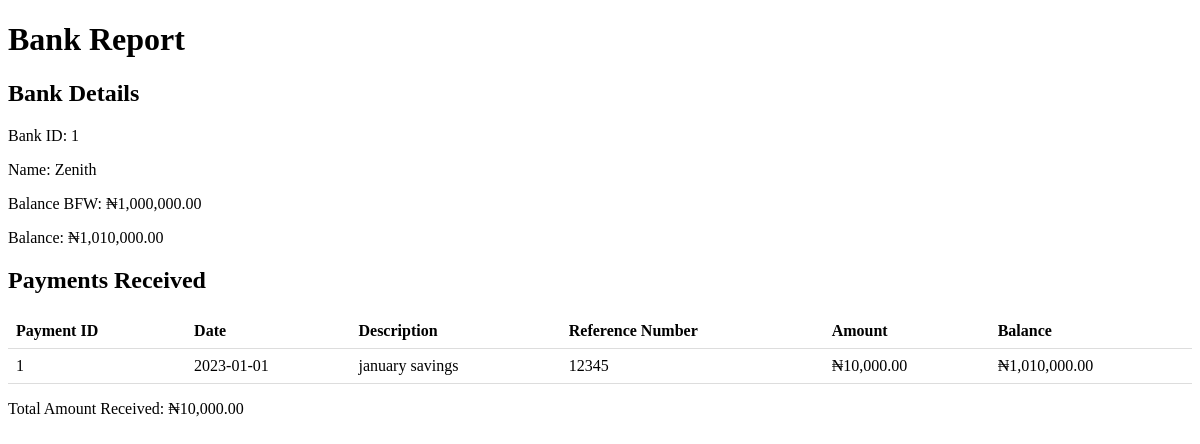
Before: /bank_report/1 with the older database file.
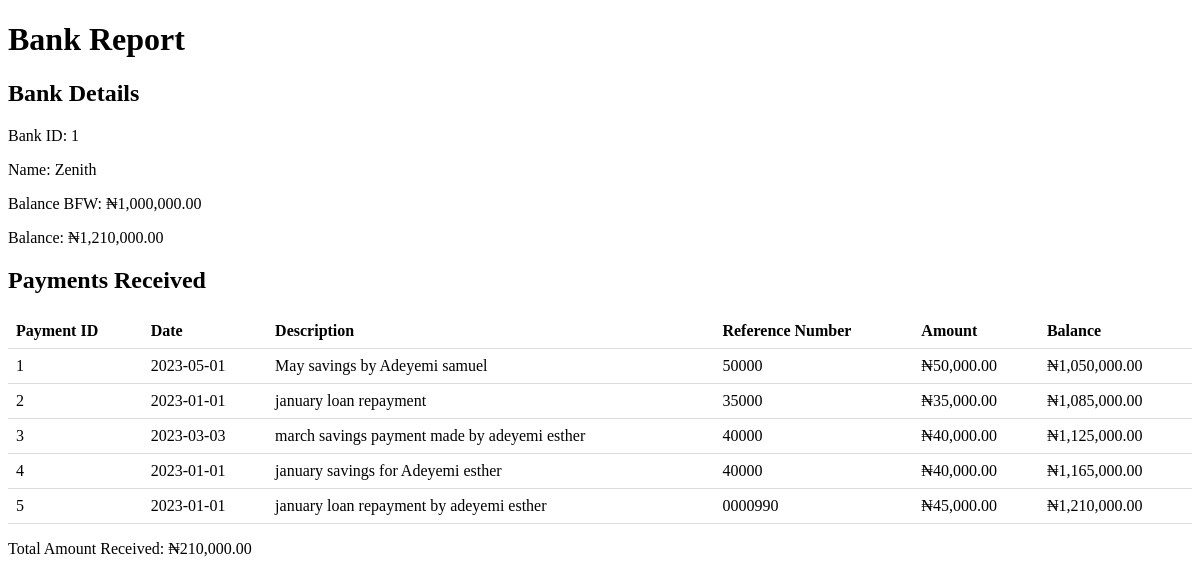
After: the same page with the newer database file.
### models.py (models this page shows)
class Bank(db.Model):
    __tablename__ = 'banks'
    id = db.Column(db.Integer, primary_key=True)
    name = db.Column(db.String, nullable=False)
    balance_bfd = db.Column(db.Float, default=0.0)
    new_balance = db.Column(db.Float, default=0.0)
    payments = db.relationship('BankPayment', backref='bank')

class BankPayment(db.Model):
    __tablename__ = 'bank_payments'
    id = db.Column(db.Integer, primary_key=True)
    amount = db.Column(db.Float, nullable=False)
    exact_date = db.Column(db.DateTime, nullable=False, default=datetime.utcnow)
    date = db.Column(db.Date, nullable=False)
    person_id = db.Column(db.Integer, db.ForeignKey('persons.id'), nullable=True, index=True)
    company_id = db.Column(db.Integer, db.ForeignKey('companies.id'), nullable=True, index=True)
    description = db.Column(db.String, nullable=True)
    ref_no = db.Column(db.String)
    bank_balance = db.Column(db.Float, nullable=True)
    bank_id = db.Column(db.Integer, db.ForeignKey('banks.id'), nullable=True, index=True)

### app.py (the view)
@app.route('/bank_report/<bank_id>')
def individual_bank_report(bank_id):
    bank = query.get_bank(bank_id)
    payments = bank.payments
    total_amount = sum(payment.amount for payment in payments)
    return render_template('query/bank_report.html', bank=bank, payments=payments, total_amount=total_amount)

### app.py (called while the page is built)
@app.template_filter('currency')
def currency(value):
    modified_value = format_currency(value)  # Modify the value as needed
    return modified_value

### filters.py (called while the page is built)
def format_currency(value, currency_symbol='₦', decimal_separator='.', thousands_separator=','):
    if value < 0:
        formatted_value = f'-{currency_symbol}{abs(value):,.2f}'
    else:
        formatted_value = f'{currency_symbol}{value:,.2f}'
    formatted_value = formatted_value.replace('.', decimal_separator).replace(',', thousands_separator)
    return formatted_value

### queries.py (called while the page is built)
    def get_bank(self,bank_id):
        bank = Bank.query.get(bank_id)
        return bank

### templates/query/Bank_report.html (shortened to what this page needs)
<!DOCTYPE html>
<html>
<head>
</head>
<body>
    <h1>Bank Report</h1>
    <h2>Bank Details</h2>
    <p>Bank ID: {{ bank.id }}</p>
    <p>Name: {{ bank.name }}</p>
    <p>Balance BFW: {{ bank.balance_bfd | currency}}</p>
    <p>Balance: {{ bank.new_balance | currency}}</p>
    <h2>Payments Received</h2>
    <table>
        <thead>
            <tr>
                <th>Payment ID</th>
                <th>Date</th>
                <th>Description</th>
                <th>Reference Number</th>
                <th>Amount</th>
                <th>Balance</th>
            </tr>
        </thead>
        <tbody>
            {% for payment in payments %}
            <tr>
                <td>{{ payment.id }}</td>
                <td>{{ payment.date }}</td>
                <td>{{ payment.description}}</td>
                <td>{{ payment.ref_no}}</td>
                <td>{{ payment.amount | currency }}</td>
                <td>{{ payment.bank_balance | currency}}</td>
            </tr>
            {% endfor %}
        </tbody>
    </table>
    <p>Total Amount Received: {{ total_amount | currency }}</p>
</body>
</html>

### templates/query/Bank_report.html (style rules this page uses)
table { width: 100%; border-collapse: collapse; }
th, td { padding: 8px; text-align: left; border-bottom: 1px solid #ddd; }

Changed rows visible on the page:
changed Bank "Zenith": new_balance "₦1,010,000.00" → "₦1,210,000.00"
changed BankPayment id 1: date "2023-01-01" → "2023-05-01"; description "january savings" → "May savings by Adeyemi samuel"; ref_no "12345" → "50000"; amount "₦10,000.00" → "₦50,000.00"; bank_balance "₦1,010,000.00" → "₦1,050,000.00"
added BankPayment: id "2", date "2023-01-01", description "january loan repayment", ref_no "35000", amount "₦35,000.00", bank_balance "₦1,085,000.00"
added BankPayment: id "3", date "2023-03-03", description "march savings payment made by adeyemi esther", ref_no "40000", amount "₦40,000.00", bank_balance "₦1,125,000.00"
added BankPayment: id "4", date "2023-01-01", description "january savings for Adeyemi esther", ref_no "40000", amount "₦40,000.00", bank_balance "₦1,165,000.00"
added BankPayment: id "5", date "2023-01-01", description "january loan repayment by adeyemi esther", ref_no "0000990", amount "₦45,000.00", bank_balance "₦1,210,000.00"
Other visible differences:
{{ total_amount | currency }}: "₦10,000.00" → "₦210,000.00"
